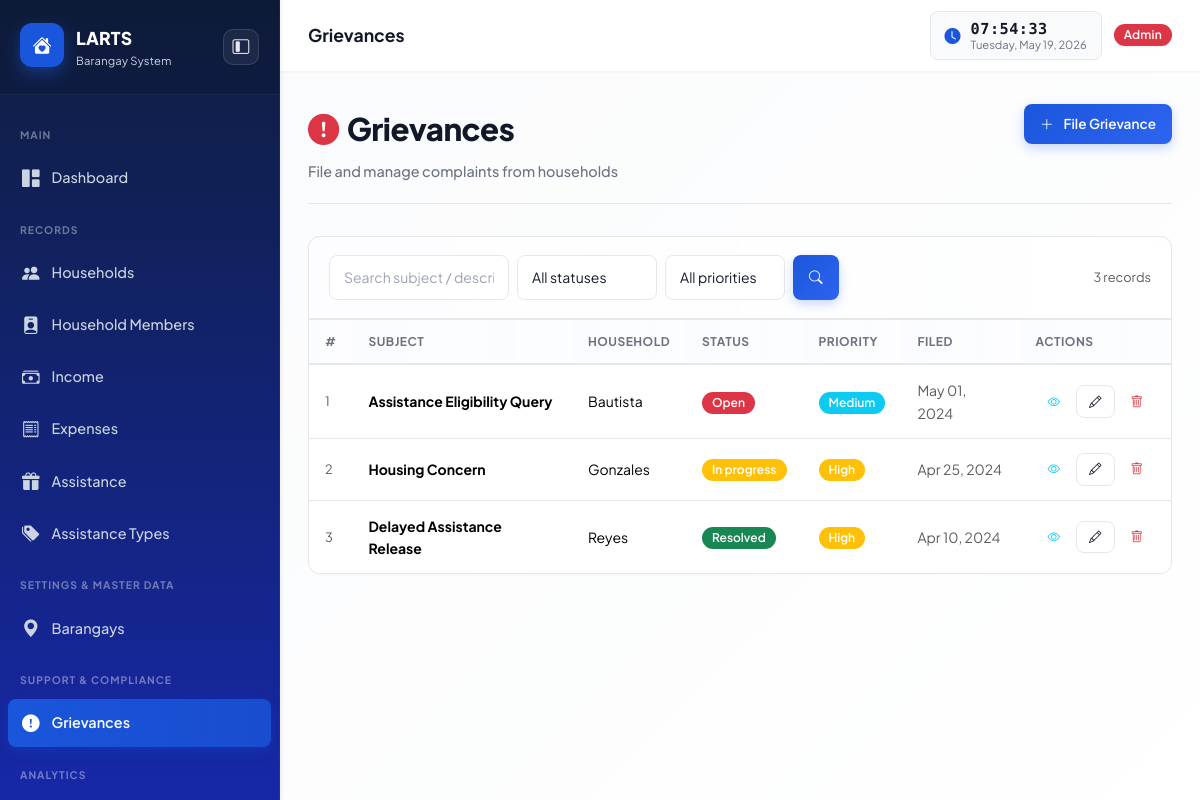
The page /modules/grievances/index.php (signed in) on the database its author committed.
### tables this page shows
CREATE TABLE IF NOT EXISTS grievances (
    id              INT AUTO_INCREMENT PRIMARY KEY,
    household_id    INT NOT NULL,
    subject         VARCHAR(255) NOT NULL,
    description     TEXT NOT NULL,
    status          ENUM('open','in_progress','resolved','closed') DEFAULT 'open',
    priority        ENUM('low','medium','high','urgent') DEFAULT 'medium',
    filed_by        INT,
    resolved_by     INT,
    resolution_notes TEXT,
    date_filed      DATE NOT NULL,
    date_resolved   DATE,
    created_at      TIMESTAMP DEFAULT CURRENT_TIMESTAMP,
    updated_at      TIMESTAMP DEFAULT CURRENT_TIMESTAMP ON UPDATE CURRENT_TIMESTAMP,
    FOREIGN KEY (household_id) REFERENCES households(id) ON DELETE CASCADE,
    FOREIGN KEY (filed_by) REFERENCES users(id) ON DELETE SET NULL,
    FOREIGN KEY (resolved_by) REFERENCES users(id) ON DELETE SET NULL
);

CREATE TABLE IF NOT EXISTS households (
    id              INT AUTO_INCREMENT PRIMARY KEY,
    family_name     VARCHAR(100) NOT NULL,
    head_name       VARCHAR(100) NOT NULL,
    barangay        VARCHAR(100) NOT NULL,
    address         TEXT NOT NULL,
    contact         VARCHAR(20),
    members_count   INT DEFAULT 1,
    monthly_income  DECIMAL(12,2) DEFAULT 0.00,
    monthly_expenses DECIMAL(12,2) DEFAULT 0.00,
    economic_status ENUM('stable','at_risk','vulnerable') DEFAULT 'stable',
    date_registered DATE NOT NULL,
    created_by      INT,
    FOREIGN KEY (created_by) REFERENCES users(id) ON DELETE SET NULL
);

### includes/auth.php (called while the page is built, shortened)
<?php
function isStaff(): bool   { return in_array($_SESSION['user_role'] ?? '', ['admin','staff']); }
function clean(string $v): string {
    return htmlspecialchars(trim($v), ENT_QUOTES, 'UTF-8');
}

### modules/grievances/index.php (the view, shortened to what this page needs)
<?php
require_once __DIR__ . '/../../includes/header.php';
$db = getDB();
$search     = trim($_GET['search'] ?? '');
$page       = max(1, (int)($_GET['page'] ?? 1));
$perPage    = 10;
$where  = [];
$params = [];
$whereSQL = $where ? 'WHERE ' . implode(' AND ', $where) : '';
$countStmt = $db->prepare("SELECT COUNT(*) FROM grievances g $whereSQL");
$countStmt->execute($params);
$total = $countStmt->fetchColumn();
$offset= ($page - 1) * $perPage;
$stmt = $db->prepare("SELECT g.*, h.family_name FROM grievances g
    LEFT JOIN households h ON g.household_id = h.id
    $whereSQL ORDER BY g.date_filed DESC LIMIT $perPage OFFSET $offset");
$stmt->execute($params);
$rows = $stmt->fetchAll();
?>
<div class="page-header">
    <div>
        <div class="page-header-title"><i class="bi bi-exclamation-circle-fill me-2 text-danger"></i>Grievances</div>
        <div class="page-header-sub">File and manage complaints from households</div>
    </div>
    <?php if (isStaff() || isEncoder()): ?>
    <button class="btn btn-primary" data-bs-toggle="modal" data-bs-target="#formModal" onclick="resetForm()">
        <i class="bi bi-plus-lg me-1"></i>File Grievance
    </button>
    <?php endif; ?>
</div>
<div class="card mb-0" style="border-bottom:0;border-radius:var(--radius) var(--radius) 0 0;">
    <div class="toolbar">
        <form method="GET" class="d-flex gap-2 flex-grow-1 flex-wrap">
            <input type="text" name="search" class="form-control" style="max-width:180px;"
                   placeholder="Search subject / description…" value="<?= clean($search) ?>">
            <select name="status" class="form-select" style="max-width:140px;">
                <option value="">All statuses</option>
            </select>
            <select name="priority" class="form-select" style="max-width:120px;">
                <option value="">All priorities</option>
            </select>
            <button class="btn btn-primary" type="submit"><i class="bi bi-search"></i></button>
        </form>
        <span class="text-muted" style="font-size:0.8rem;white-space:nowrap;"><?= $total ?> records</span>
    </div>
</div>
<div class="card" style="border-radius:0 0 var(--radius) var(--radius);">
    <div class="table-wrapper">
        <table class="table mb-0">
            <thead>
                <tr>
                    <th>#</th>
                    <th>Subject</th>
                    <th>Household</th>
                    <th>Status</th>
                    <th>Priority</th>
                    <th>Filed</th>
                    <th>Actions</th>
                </tr>
            </thead>
            <tbody>
            <?php if (empty($rows)): ?>
                <tr><td colspan="7" class="empty-state"><i class="bi bi-inbox"></i><p>No grievances found.</p></td></tr>
            <?php else: foreach ($rows as $i => $row): ?>
            <tr>
                <td class="text-muted" style="font-size:0.8rem;"><?= $offset + $i + 1 ?></td>
                <td><strong><?= clean($row['subject']) ?></strong></td>
                <td><?= clean($row['family_name']) ?></td>
                <td>
                    <span class="badge bg-<?= $row['status']==='open'?'danger':($row['status']==='in_progress'?'warning':($row['status']==='resolved'?'success':'secondary')) ?>">
                        <?= ucfirst(str_replace('_', ' ', $row['status'])) ?>
                    </span>
                </td>
                <td>
                    <span class="badge bg-<?= $row['priority']==='urgent'?'danger':($row['priority']==='high'?'warning':($row['priority']==='medium'?'info':'secondary')) ?>">
                        <?= ucfirst($row['priority']) ?>
                    </span>
                </td>
                <td class="text-muted"><?= date('M d, Y', strtotime($row['date_filed'])) ?></td>
                <td>
                    <div class="d-flex gap-1">
                        <button class="btn btn-sm btn-outline-info" data-bs-toggle="modal"
                            data-bs-target="#viewModal" onclick="viewRecord(<?= $row['id'] ?>)" title="View">
                            <i class="bi bi-eye"></i>
                        </button>
                        <button class="btn btn-sm btn-outline-secondary" data-bs-toggle="modal"
                            data-bs-target="#formModal" onclick="editRecord(<?= $row['id'] ?>)" title="Edit">
                            <i class="bi bi-pencil"></i>
                        </button>
                        <button class="btn btn-sm btn-outline-danger" onclick="deleteRecord(<?= $row['id'] ?>, '<?= clean($row['subject']) ?>')" title="Delete">
                            <i class="bi bi-trash"></i>
                        </button>
                    </div>
                </td>
            </tr>
            <?php endforeach; endif; ?>
            </tbody>
        </table>
    </div>
</div>
<?php require_once __DIR__ . '/../../includes/footer.php'; ?>

### assets/css/style.css (style rules this page uses)
:root { --sidebar-w: 280px; --topbar-h: 72px; --primary: #1a56db; --primary-dark: #1248c8; --primary-light: #e8f0fe; --primary-lighter: #f5faff; --success: #10b981; --success-light: #d1fae5; --warning: #f59e0b; --warning-light: #fef3c7; --danger: #ef4444; --danger-light: #fee2e2; --info: #1a56db; --info-light: #e8f0fe; --surface: #ffffff; --surface-2: #f9fafb; --surface-3: #f3f4f6; --border: #e5e7eb; --border-light: #f3f4f6; --text: #111827; --text-secondary:#374151; --text-muted: #6b7280; --text-light: #9ca3af; --sidebar-bg: #0f1e3d; --sidebar-bg-accent: #132654; --sidebar-text: #cbd5e1; --sidebar-hover: rgba(255,255,255,0.08); --sidebar-active:#1a56db; --radius: 12px; --radius-lg: 16px; --radius-md: 8px; --shadow: 0 1px 3px rgba(0,0,0,0.08), 0 1px 2px rgba(0,0,0,0.04); --shadow-sm: 0 1px 2px rgba(0,0,0,0.03); --shadow-md: 0 4px 12px rgba(0,0,0,0.06); --shadow-lg: 0 8px 24px rgba(0,0,0,0.08); --shadow-xl: 0 16px 40px rgba(0,0,0,0.1); --transition: all 0.3s cubic-bezier(0.4, 0, 0.2, 1); --transition-fast: all 0.15s ease-out; --font: 'Plus Jakarta Sans', -apple-system, BlinkMacSystemFont, 'Segoe UI', sans-serif; --font-mono: 'Fira Code', 'Courier New', monospace; }
*, *::before, *::after { box-sizing: border-box; margin: 0; padding: 0; }
html { scroll-behavior: smooth; }
body { font-family: var(--font); background: #fafbfc; color: var(--text); min-height: 100vh; display: flex; line-height: 1.6; }
.card { background: var(--surface); border: 1px solid var(--border); border-radius: var(--radius); box-shadow: var(--shadow-sm); transition: var(--transition-fast); }
.table-wrapper { overflow-x: auto; border-radius: 0 0 var(--radius) var(--radius); }
.table { font-size: 0.875rem; margin-bottom: 0; }
.table thead th { background: linear-gradient(90deg, rgba(26, 86, 219, 0.02) 0%, rgba(26, 86, 219, 0.01) 100%); font-weight: 700; font-size: 0.75rem; text-transform: uppercase; letter-spacing: 0.5px; color: var(--text-muted); border-bottom: 2px solid var(--border); padding: 12px 16px; white-space: nowrap; }
.table tbody td { padding: 14px 16px; vertical-align: middle; border-bottom: 1px solid var(--border); }
.table tbody tr { transition: var(--transition-fast); }
.table tbody tr:last-child td { border-bottom: none; }
.btn { font-weight: 600; font-size: 0.85rem; border-radius: var(--radius-md); padding: 10px 16px; transition: var(--transition-fast); border: none; cursor: pointer; display: inline-flex; align-items: center; gap: 6px; }
.btn-sm { font-size: 0.78rem; padding: 6px 12px; }
.btn-primary { background: linear-gradient(135deg, var(--primary) 0%, #2e64f0 100%); border-color: var(--primary); color: #fff; box-shadow: 0 4px 12px rgba(26, 86, 219, 0.25); }
.btn-outline-secondary { background: transparent; border: 1.5px solid var(--border); color: var(--text); }
.form-control, .form-select { border-radius: var(--radius-md); border: 1.5px solid var(--border); font-size: 0.875rem; padding: 11px 14px; background: var(--surface); transition: var(--transition-fast); color: var(--text); }
.form-control::placeholder { color: var(--text-light); }
.badge { font-size: 0.75rem; padding: 5px 10px; border-radius: 20px; font-weight: 600; display: inline-block; }
.page-header { display: flex; align-items: flex-start; justify-content: space-between; gap: 16px; margin-bottom: 32px; flex-wrap: wrap; padding-bottom: 20px; border-bottom: 1px solid var(--border); }
.page-header-title { font-size: 1.95rem; font-weight: 800; color: var(--text); letter-spacing: -0.5px; }
.page-header-sub { font-size: 0.9rem; color: var(--text-muted); margin-top: 6px; font-weight: 500; }
.toolbar { display: flex; gap: 12px; flex-wrap: wrap; align-items: center; padding: 18px 20px; border-bottom: 1px solid var(--border); background: linear-gradient(90deg, rgba(26, 86, 219, 0.01) 0%, transparent 100%); border-radius: var(--radius) var(--radius) 0 0; backdrop-filter: blur(10px); }
.text-danger { color: var(--danger); }
.text-muted { color: var(--text-muted); }

### rows shown on the page
grievances: i "1", subject "Assistance Eligibility Query", household.family_name "Bautista", status "Open", priority "Medium", date_filed "May 01, 2024"
grievances: i "2", subject "Housing Concern", household.family_name "Gonzales", status "In progress", priority "High", date_filed "Apr 25, 2024"
grievances: i "3", subject "Delayed Assistance Release", household.family_name "Reyes", status "Resolved", priority "High", date_filed "Apr 10, 2024"

### other values the page prints
$pageTitle "Grievances"
$user['role'] "Admin"
$total "3"
